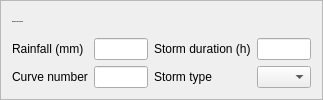
               <widget class="QFrame" name="frame">
                <property name="frameShape">
                 <enum>QFrame::StyledPanel</enum>
                </property>
                <property name="frameShadow">
                 <enum>QFrame::Raised</enum>
                </property>
                <layout class="QGridLayout" name="gridLayout_3">
                 <item row="2" column="0">
                  <layout class="QHBoxLayout" name="horizontalLayout_17">
                   <item>
                    <widget class="QLabel" name="label_17">
                     <property name="text">
                      <string>Rainfall (mm)</string>
                     </property>
                    </widget>
                   </item>
                   <item>
                    <widget class="QLineEdit" name="rainfall">
                     <property name="maximumSize">
                      <size>
                       <width>54</width>
                       <height>16777215</height>
                      </size>
                     </property>
                     <property name="alignment">
                      <set>Qt::AlignCenter</set>
                     </property>
                    </widget>
                   </item>
                  </layout>
                 </item>
                 <item row="3" column="0">
                  <layout class="QHBoxLayout" name="horizontalLayout_18">
                   <item>
                    <widget class="QLabel" name="label_18">
                     <property name="text">
                      <string>Curve number</string>
                     </property>
                    </widget>
                   </item>
                   <item>
                    <widget class="QLineEdit" name="curve_number">
                     <property name="maximumSize">
                      <size>
                       <width>54</width>
                       <height>16777215</height>
                      </size>
                     </property>
                     <property name="alignment">
                      <set>Qt::AlignCenter</set>
                     </property>
                    </widget>
                   </item>
                  </layout>
                 </item>
                 <item row="0" column="0">
                  <widget class="QLabel" name="label_24">
                   <property name="font">
                    <font>
                     <family>Georgia</family>
                     <pointsize>-1</pointsize>
                     <weight>75</weight>
                     <bold>true</bold>
                    </font>
                   </property>
                   <property name="text">
                    <string>Rainfall Event and Runoff</string>
                   </property>
                  </widget>
                 </item>
                 <item row="3" column="1">
                  <layout class="QHBoxLayout" name="horizontalLayout_22">
                   <item>
                    <widget class="QLabel" name="label_22">
                     <property name="text">
                      <string>Storm type</string>
                     </property>
                    </widget>
                   </item>
                   <item>
                    <widget class="QComboBox" name="storm_type">
                     <property name="maximumSize">
                      <size>
                       <width>54</width>
                       <height>16777215</height>
                      </size>
                     </property>
                    </widget>
                   </item>
                  </layout>
                 </item>
                 <item row="2" column="1">
                  <layout class="QHBoxLayout" name="horizontalLayout_21">
                   <item>
                    <widget class="QLabel" name="label_21">
                     <property name="text">
                      <string>Storm duration (h)</string>
                     </property>
                    </widget>
                   </item>
                   <item>
                    <widget class="QLineEdit" name="storm_duration">
                     <property name="maximumSize">
                      <size>
                       <width>54</width>
                       <height>16777215</height>
                      </size>
                     </property>
                     <property name="alignment">
                      <set>Qt::AlignCenter</set>
                     </property>
                    </widget>
                   </item>
                  </layout>
                 </item>
                </layout>
               </widget>
